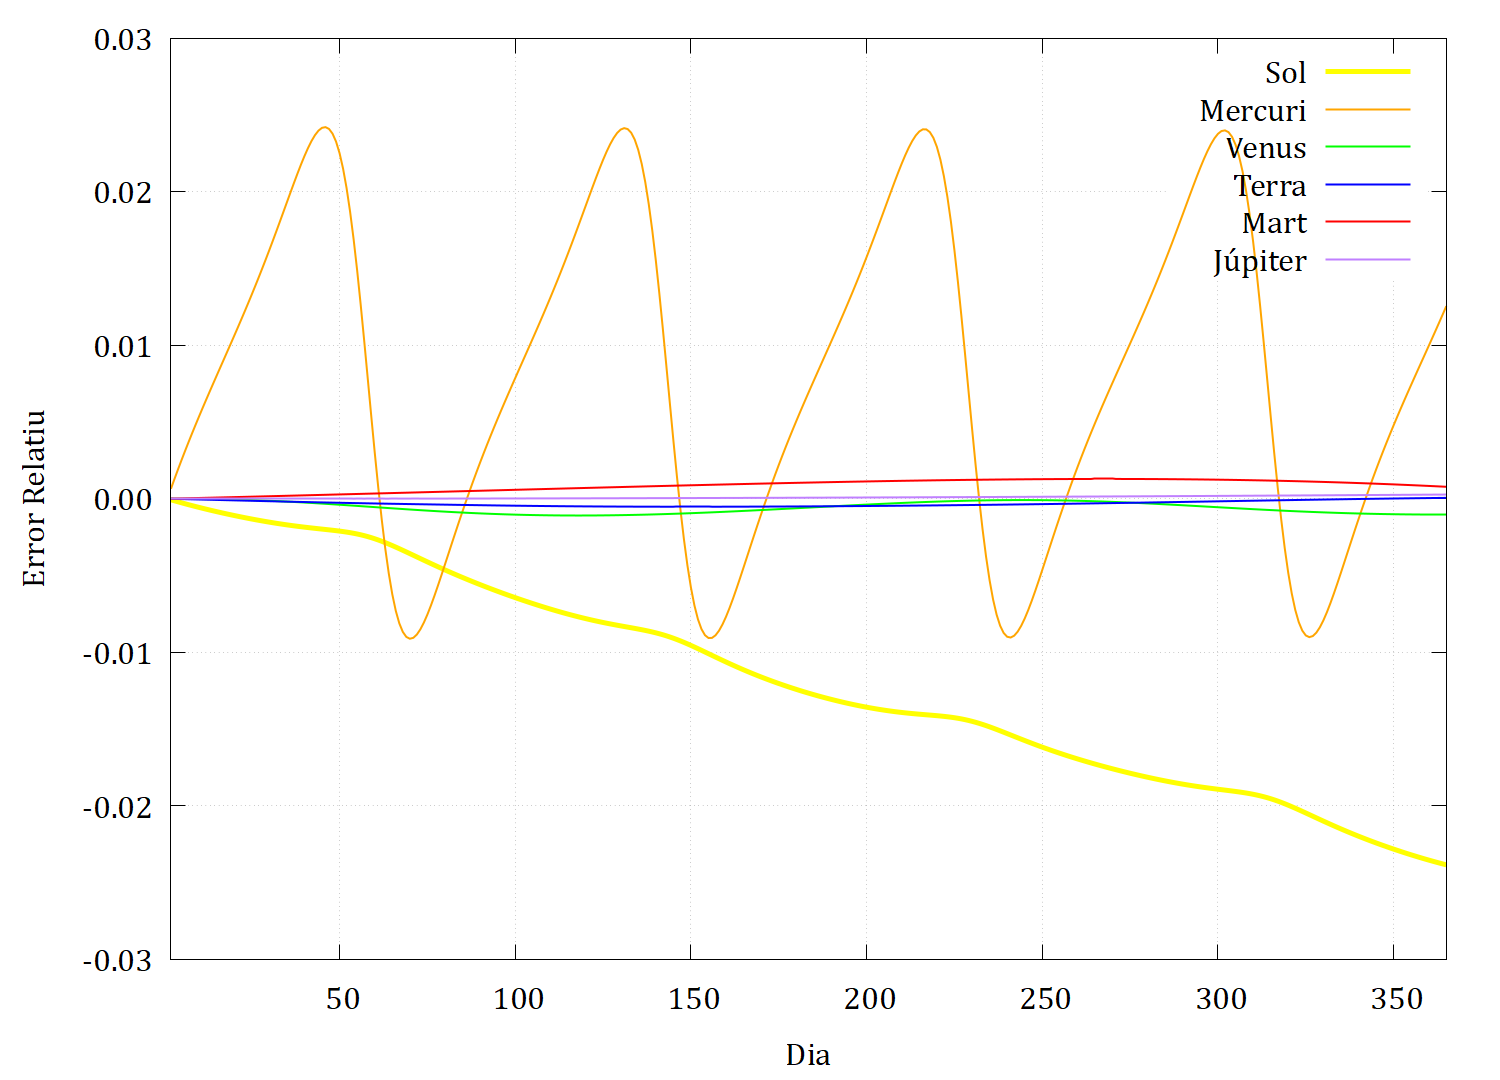

Write gnuplot code to recreate this figure.
set terminal pngcairo enhanced size 1500,1080 font "Cambria, 24"
set output "error_1_dia.png" 

set xlabel "Dia"
set ylabel "Error Relatiu"
set xrange [2:365]
set yrange [-0.03:0.03]
set grid
set format y "%.2f"


plot "error_1_dia.dat" using 1:2 with lines lw 5 lc rgb "yellow" title "Sol", \
     "error_1_dia.dat" using 1:3 with lines lw 2 lc rgb "orange" title "Mercuri", \
     "error_1_dia.dat" using 1:4 with lines lw 2 lc rgb "green" title "Venus", \
     "error_1_dia.dat" using 1:5 with lines lw 2 lc rgb "blue" title "Terra", \
     "error_1_dia.dat" using 1:6 with lines lw 2 lc rgb "red" title "Mart", \
     "error_1_dia.dat" using 1:7 with lines lw 2 lc rgb "purple" title "Júpiter"

set output